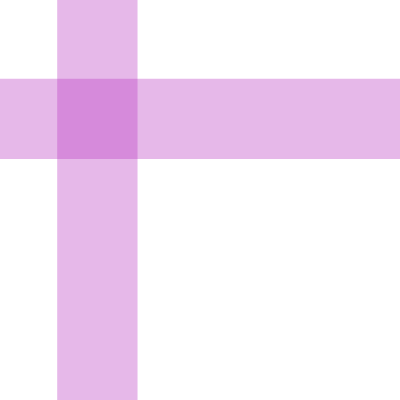
Frame 1 (no input)
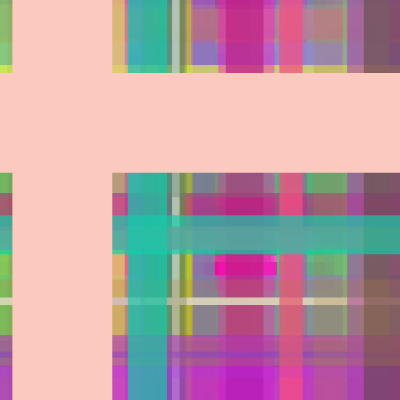
Frame 60 (no input)
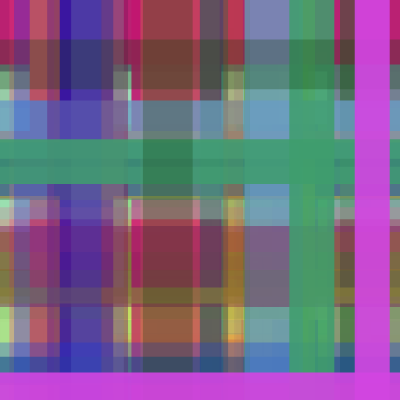
Frame 120 (the mouse pressed at the canvas centre since frame 60)

The p5.js sketch that drew these frames (run headless with seeded random() and noise() and a simulated clock; from frame 60 on, the mouse is pressed at the canvas centre):

// p5.js sketch
// ── sketch.js
//glitch
function setup() {
  createCanvas(400, 400);
}

function draw() {
  stroke(random(256), random(256), random(256), random(256));
  strokeWeight(random(100));
  let y= random(height);
  line(0, y, width, y)
  let x = random(width)
  line( x, 0, x, height);
}
